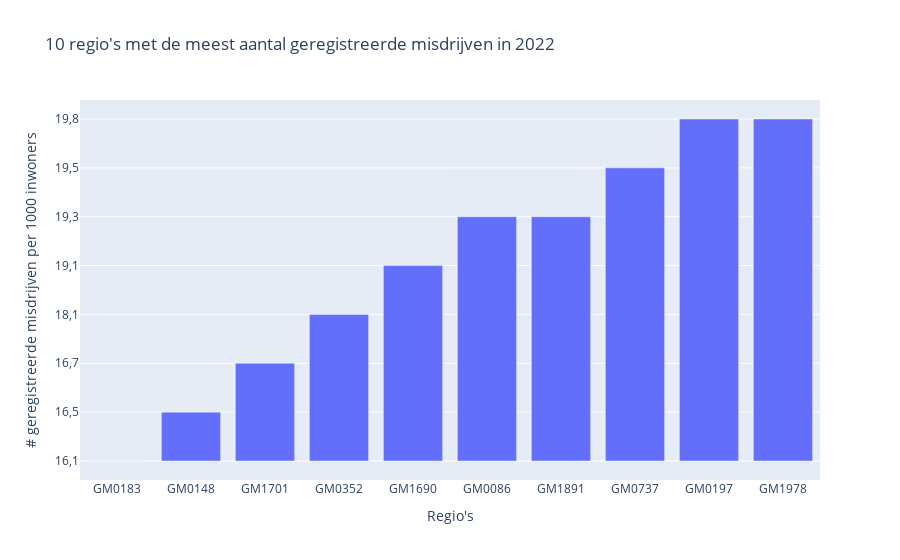

The notebook cell this image was saved under:
### Code cell
df_crime = pd.read_csv('Observations.csv', on_bad_lines='skip', sep=';')

df_total = df_crime.loc[df_crime['Measure'] == 'M004200_4']

df_2022 = df_total.loc[df_total['Perioden'] == '2022JJ00']

df_2022 = df_2022.loc[df_2022['SoortMisdrijf'] == 'T001161']


df_2022 = df_2022.drop(['StringValue', 'ValueAttribute'], axis=1)


#df_2022['Value'] = df_2022['Value'].astype(float, errors='ignore').nlargest(10)

df_2022.to_csv('df_2022.csv', index=False)



#df_top10 = df_2022['Value'].astype(int, errors='ignore').nlargest(10, 'Value', keep='first')
df_sorted = df_2022.sort_values(by='Value', ascending=True)

df_sorted = df_sorted.reset_index()

df_top10 = df_sorted.head(10)
print(df_top10)

trace = go.Bar(x=df_top10['RegioS'], y=df_top10['Value'])
layout = go.Layout(title="10 regio's met de meest aantal geregistreerde misdrijven in 2022 ", xaxis_title="Regio's", yaxis_title='# geregistreerde misdrijven per 1000 inwoners')

fig = go.Figure(data=trace, layout=layout)

fig.show()

#Value is per 1000 inwoners

### Figure 1 — Plotly figure (JSON) as saved in the notebook; plotly's stock layout.template omitted (floating-point values rounded to 4 significant figures)
{"data": [{"type": "bar", "x": ["GM0183", "GM0148", "GM1701", "GM0352", "GM1690", "GM0086", "GM1891", "GM0737", "GM0197", "GM1978"], "y": ["16,1", "16,5", "16,7", "18,1", "19,1", "19,3", "19,3", "19,5", "19,8", "19,8"]}], "layout": {"title": {"text": "10 regio's met de meest aantal geregistreerde misdrijven in 2022 "}, "xaxis": {"title": {"text": "Regio's"}}, "yaxis": {"title": {"text": "# geregistreerde misdrijven per 1000 inwoners"}}}}
